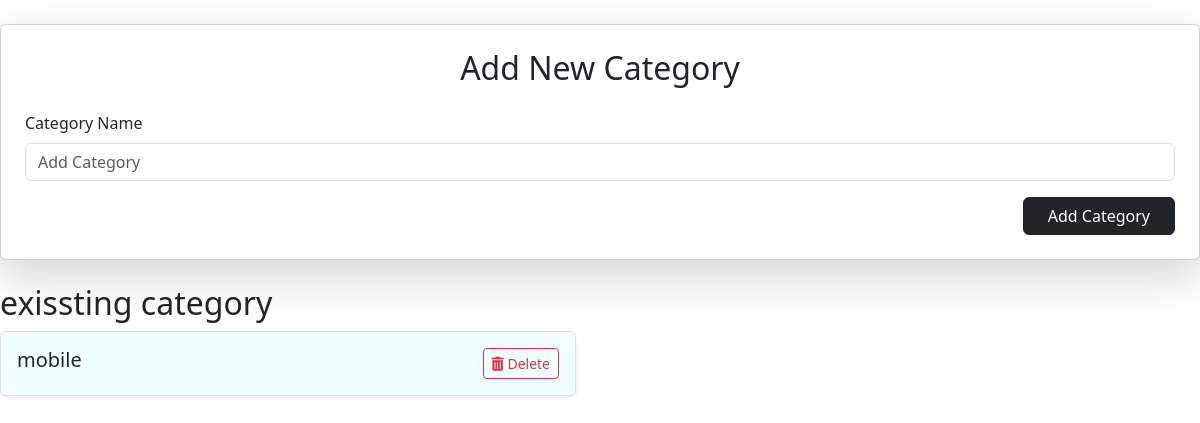
Before: /category (signed in) with the older database file.
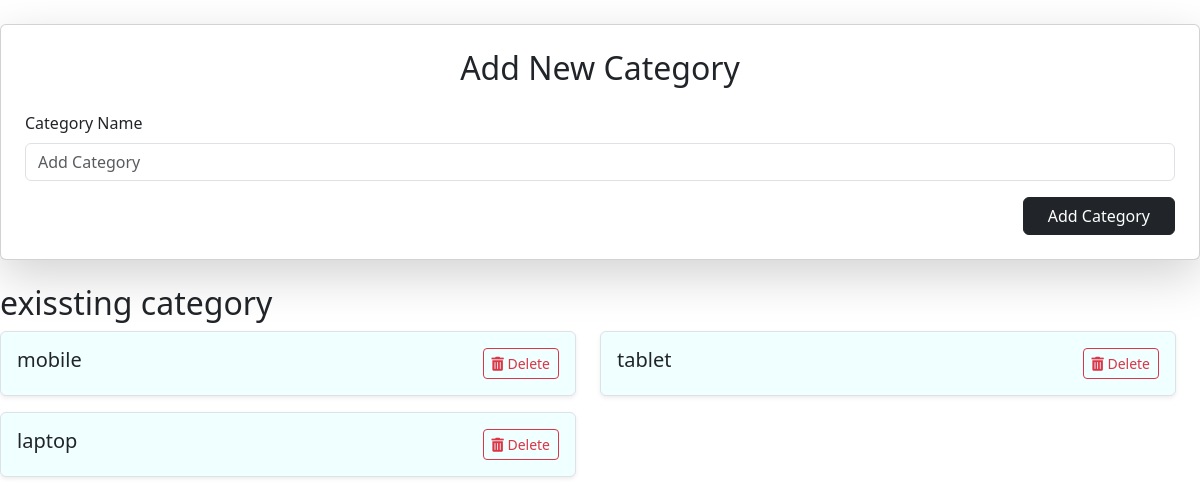
After: the same page with the newer database file.
### app/models.py (models this page shows)
class Category(models.Model):
    name=models.TextField()

### app/views.py (the view)
# urls.py: path('category',views.add_category),
def add_category(req):
    if 'admin' in req.session:
        if req.method == 'POST':
            name = req.POST['name']
            Category.objects.create(name=name.lower())
            categories = Category.objects.all()
            return render(req, 'admin/add_category.html', {'categories': categories})
        else:
            categories = Category.objects.all()
            return render(req, 'admin/add_category.html', {'categories': categories})
    else:
          return redirect(log)

### templates/admin/add_category.html (shortened to what this page needs)
<!DOCTYPE html>
<html lang="en">
<head>
<link href="https://cdn.jsdelivr.net/npm/bootstrap@5.3.0/dist/css/bootstrap.min.css" rel="stylesheet">
<link href="https://cdnjs.cloudflare.com/ajax/libs/font-awesome/5.15.4/css/all.min.css" rel="stylesheet">
    <link href="https://cdn.jsdelivr.net/npm/bootstrap@5.3.0-alpha1/dist/css/bootstrap.min.css" rel="stylesheet">
</head>
<body>
    <div class="card shadow-lg p-4 my-4 admin-card">
        <h2 class="text-center mb-4">Add New Category</h2>
        <form method="post" enctype="multipart/form-data">
            <div class="mb-3">
                <label for="c_name" class="form-label">Category Name</label>
                <input type="text" class="form-control" id="c_name" name="name" placeholder="Add Category" required>
            </div>
            <div class="d-flex justify-content-end">
                <button type="submit" class="btn btn-dark px-4">Add Category</button>
            </div>
        </form>
    </div>
<h2>exissting category</h2>
    <div class="main-content mt-0 ms-0 w-100">
        <div class="row w-100">
            {% for cat in categories %}
            <div class="col-12 mb-3 d-flex w-50">
                <div class="d-flex w-100 align-items-center border p-3 rounded shadow-sm" style="background-color: azure;">
                    <div class="ml-3 w-100">
                        <div class="d-flex justify-content-between">
                            <h5 class="mb-0 text-truncate">{{ cat.name }}</h5>
                            <a href="{% url 'delete_category' cat.id %}" class="btn btn-outline-danger btn-sm" onclick="return confirm('Are you sure you want to delete this category?');">
                                <i class="fas fa-trash-alt"></i> Delete
                            </a>
                        </div>
                    </div>
                </div>
            </div>
            {% endfor %}
</body>
</html>

Changed rows visible on the page:
added Category: name "tablet"
added Category: name "laptop"
